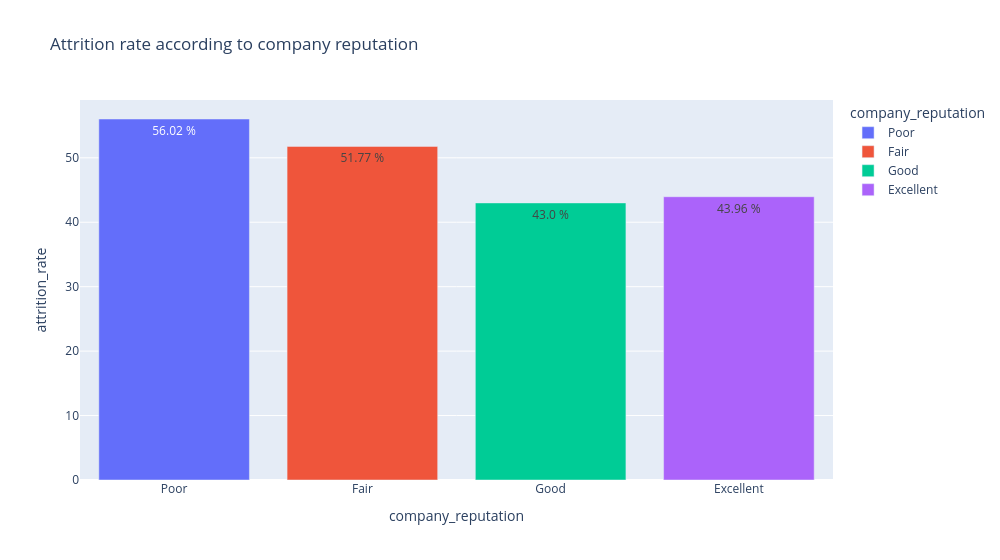

The notebook cell saved with this chart:
### Code cell
d = (df.assign(is_left=(df['attrition']=='Left').astype(int))
     .groupby('company_reputation')['is_left']
     .mean()
     .reset_index(name='attrition_rate')
     )
d['attrition_rate'] = d['attrition_rate']*100

d = d.sort_values(by='company_reputation', key=lambda x:x.map({'Poor':1,'Fair':2,'Good':3,'Excellent':4}))

# d['percent'] = str(d['attrition_rate']) + ' %'

d['Percent'] = d.apply(lambda x: f"{round(x['attrition_rate'], 2)} %", axis=1)

fig = px.bar(
    d,
    x='company_reputation',
    y='attrition_rate',
    title='Attrition rate according to company reputation',
    # text_auto='0.1f',
    text='Percent',
    color='company_reputation',
    width=1000
)


fig.show()

### Figure 1 — Plotly figure (JSON) as saved in the notebook; plotly's stock layout.template omitted (floating-point values rounded to 4 significant figures)
{"data": [{"hovertemplate": "company_reputation=%{x}<br>attrition_rate=%{y}<br>Percent=%{text}<extra></extra>", "legendgroup": "Poor", "marker": {"color": "#636efa", "pattern": {"shape": ""}}, "name": "Poor", "orientation": "v", "showlegend": true, "text": ["56.02 %"], "textposition": "auto", "type": "bar", "x": ["Poor"], "xaxis": "x", "y": [56.02], "yaxis": "y"}, {"hovertemplate": "company_reputation=%{x}<br>attrition_rate=%{y}<br>Percent=%{text}<extra></extra>", "legendgroup": "Fair", "marker": {"color": "#EF553B", "pattern": {"shape": ""}}, "name": "Fair", "orientation": "v", "showlegend": true, "text": ["51.77 %"], "textposition": "auto", "type": "bar", "x": ["Fair"], "xaxis": "x", "y": [51.77], "yaxis": "y"}, {"hovertemplate": "company_reputation=%{x}<br>attrition_rate=%{y}<br>Percent=%{text}<extra></extra>", "legendgroup": "Good", "marker": {"color": "#00cc96", "pattern": {"shape": ""}}, "name": "Good", "orientation": "v", "showlegend": true, "text": ["43.0 %"], "textposition": "auto", "type": "bar", "x": ["Good"], "xaxis": "x", "y": [43.0], "yaxis": "y"}, {"hovertemplate": "company_reputation=%{x}<br>attrition_rate=%{y}<br>Percent=%{text}<extra></extra>", "legendgroup": "Excellent", "marker": {"color": "#ab63fa", "pattern": {"shape": ""}}, "name": "Excellent", "orientation": "v", "showlegend": true, "text": ["43.96 %"], "textposition": "auto", "type": "bar", "x": ["Excellent"], "xaxis": "x", "y": [43.96], "yaxis": "y"}], "layout": {"barmode": "relative", "legend": {"title": {"text": "company_reputation"}, "tracegroupgap": 0}, "title": {"text": "Attrition rate according to company reputation"}, "width": 1000, "xaxis": {"anchor": "y", "categoryarray": ["Poor", "Fair", "Good", "Excellent"], "categoryorder": "array", "domain": [0, 1], "title": {"text": "company_reputation"}}, "yaxis": {"anchor": "x", "domain": [0, 1], "title": {"text": "attrition_rate"}}}}
